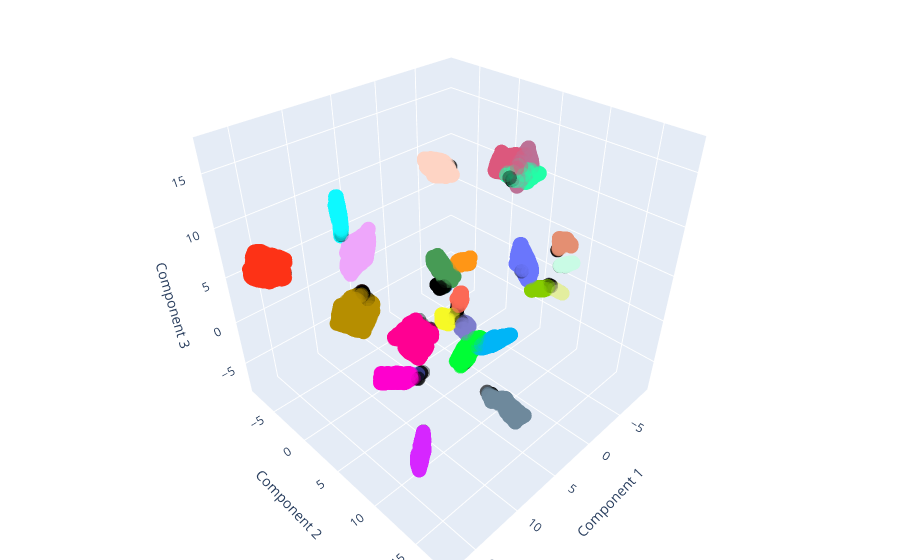

Here is the notebook cell this chart was saved with:
### Code cell
labels = dbscan_standard.labels_
color_array = np.where(labels == -1, 'black', labels)
colors = px.colors.qualitative.Light24
label_colors = [colors[i % len(colors)] if i != -1 else 'black' for i in labels]

fig = go.Figure(data=[go.Scatter3d(
    x=X_3d_umap_standard[:, 0],
    y=X_3d_umap_standard[:, 1],
    z=X_3d_umap_standard[:, 2],
    mode='markers',
    marker=dict(
        size=5,
        color=label_colors,
        opacity=0.4,
    )
)])

fig.update_layout(
    title='Interactive 3D UMAP Visualization',
    scene=dict(
        xaxis_title='Component 1',
        yaxis_title='Component 2',
        zaxis_title='Component 3'
    ),
    margin=dict(l=0, r=0, b=0, t=0)
)

fig.show()

### Figure 1 — Plotly figure (JSON) as saved in the notebook; plotly's stock layout.template omitted (floating-point values rounded to 4 significant figures; data arrays with more than 128 entries replaced by an {"elided": "..."} marker saying what was removed)
{"data": [{"marker": {"color": {"elided": "10000 str values"}, "opacity": 0.4, "size": 5}, "mode": "markers", "x": {"elided": "10000 float values"}, "y": {"elided": "10000 float values"}, "z": {"elided": "10000 float values"}, "type": "scatter3d"}], "layout": {"margin": {"l": 0, "r": 0, "b": 0, "t": 0}, "title": {"text": "Interactive 3D UMAP Visualization"}, "scene": {"xaxis": {"title": {"text": "Component 1"}}, "yaxis": {"title": {"text": "Component 2"}}, "zaxis": {"title": {"text": "Component 3"}}}}}
